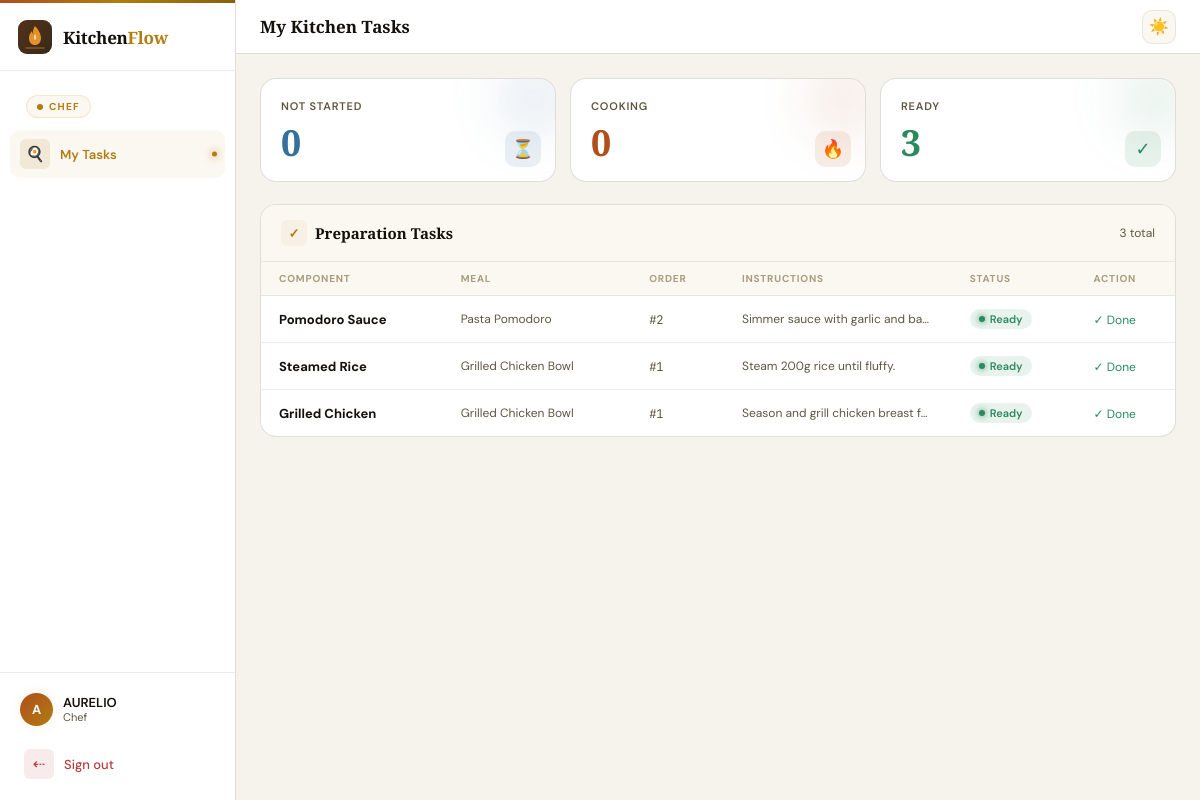
/chef/dashboard (signed in), run on the app's committed database.
### models.py (models this page shows, shortened)
class User(UserMixin, db.Model):
    __tablename__ = "users"
    id = db.Column(db.Integer, primary_key=True)
    username = db.Column(db.String(80), unique=True, nullable=False)
    password_hash = db.Column(db.String(200), nullable=False)
    role = db.Column(db.String(30), nullable=False)  # manager/chef/packer/quality
    name = db.Column(db.String(120), nullable=False)

class Task(db.Model):
    __tablename__ = "tasks"
    id = db.Column(db.Integer, primary_key=True)
    order_id = db.Column(db.Integer, db.ForeignKey("orders.id"), nullable=False)
    component_id = db.Column(db.Integer, db.ForeignKey("components.id"), nullable=False)
    chef_id = db.Column(db.Integer, db.ForeignKey("users.id", ondelete="SET NULL"),
                        nullable=True)
    status = db.Column(db.String(30), default="Not Started")
    updated_at = db.Column(db.DateTime, default=datetime.utcnow)
    order = db.relationship("Order")
    component = db.relationship("Component")
    chef = db.relationship("User")

class Component(db.Model):
    __tablename__ = "components"
    id = db.Column(db.Integer, primary_key=True)
    name = db.Column(db.String(120), nullable=False)
    meal_id = db.Column(db.Integer, db.ForeignKey("meals.id"), nullable=False)
    instructions = db.Column(db.Text)
    prep_time = db.Column(db.Integer, default=15)
    ingredient_links = db.relationship("ComponentIngredient", backref="component",
                                       lazy=True, cascade="all, delete-orphan")

class Meal(db.Model):
    __tablename__ = "meals"
    id = db.Column(db.Integer, primary_key=True)
    name = db.Column(db.String(120), nullable=False)
    description = db.Column(db.Text)
    components = db.relationship("Component", backref="meal", lazy=True)

### chef/routes.py (the view)
@chef_bp.route("/dashboard")
@login_required
@chef_required
def dashboard():
    tasks = (Task.query.filter_by(chef_id=current_user.id)
             .order_by(Task.updated_at.desc()).all())
    not_started = [t for t in tasks if t.status == "Not Started"]
    in_progress = [t for t in tasks if t.status == "In Progress"]
    ready = [t for t in tasks if t.status == "Ready"]
    return render_template("chef/dashboard.html",
                           tasks=tasks, not_started=not_started,
                           in_progress=in_progress, ready=ready)

### chef/routes.py (called while the page is built)
def chef_required(f):
    @wraps(f)
    def decorated(*args, **kwargs):
        if not current_user.is_authenticated or current_user.role != "chef":
            flash("Access denied.", "danger")
            return redirect(url_for("auth.login"))
        return f(*args, **kwargs)
    return decorated

### extensions.py (called while the page is built)
@login_manager.user_loader
def load_user(user_id):
    from models import User
    return db.session.get(User, int(user_id))

### templates/chef/dashboard.html (shortened to what this page needs)
{% extends "base.html" %}
{% block topbar_title %}My Kitchen Tasks{% endblock %}
{% block sidebar %}
  <a href="/chef/dashboard" class="nav-item active"><div class="nav-icon">🍳</div>My Tasks</a>
{% endblock %}
{% block content %}
<div class="kpi-grid">
  <div class="kpi kpi-blue">
    <div class="kpi-label">Not Started</div>
    <div class="kpi-value">{{ not_started|length }}</div>
    <div class="kpi-icon">⏳</div>
  </div>
  <div class="kpi kpi-ember">
    <div class="kpi-label">Cooking</div>
    <div class="kpi-value">{{ in_progress|length }}</div>
    <div class="kpi-icon">🔥</div>
  </div>
  <div class="kpi kpi-green">
    <div class="kpi-label">Ready</div>
    <div class="kpi-value">{{ ready|length }}</div>
    <div class="kpi-icon">✓</div>
  </div>
</div>
<div class="card">
  <div class="card-header">
    <div class="card-title"><div class="ct-icon">✓</div>Preparation Tasks</div>
    <span class="text-sm text-muted">{{ tasks|length }} total</span>
  </div>
  <div class="table-wrap">
    {% if tasks %}
    <table>
      <thead><tr><th>Component</th><th>Meal</th><th>Order</th><th>Instructions</th><th>Status</th><th>Action</th></tr></thead>
      <tbody>
        {% for t in tasks %}
        <tr>
          <td><strong>{{ t.component.name }}</strong></td>
          <td class="text-sm text-muted">{{ t.component.meal.name }}</td>
          <td><span class="order-id">#{{ t.order_id }}</span></td>
          <td class="text-sm text-muted" style="max-width:180px;overflow:hidden;text-overflow:ellipsis;white-space:nowrap">{{ t.component.instructions[:55] }}{% if t.component.instructions|length > 55 %}…{% endif %}</td>
          <td>
            {% if t.status=="Ready" %}<span class="badge b-green"><span class="badge-dot"></span>Ready</span>
            {% elif t.status=="In Progress" %}<span class="badge b-ember"><span class="badge-dot"></span>Cooking</span>
            {% else %}<span class="badge b-gray"><span class="badge-dot"></span>Not Started</span>{% endif %}
          </td>
          <td>
            {% if t.status=="Not Started" %}
            <form method="post" action="/chef/task/{{ t.id }}/update" style="display:inline">
      <input type="hidden" name="csrf_token" value="{{ csrf_token() }}">
              <input type="hidden" name="status" value="In Progress">
              <button class="btn btn-ghost btn-sm">▶ Start</button>
            </form>
            {% elif t.status=="In Progress" %}
            <form method="post" action="/chef/task/{{ t.id }}/update" style="display:inline">
      <input type="hidden" name="csrf_token" value="{{ csrf_token() }}">
              <input type="hidden" name="status" value="Ready">
              <button class="btn btn-success btn-sm">✓ Mark Ready</button>
            </form>
            {% else %}
            <span class="text-sm" style="color:var(--green)">✓ Done</span>
            {% endif %}
          </td>
        </tr>
        {% endfor %}
      </tbody>
    </table>
    {% else %}
    <div class="empty"><div class="empty-icon">🍳</div><h3>No tasks assigned</h3><p>You have no tasks at the moment. Take a break!</p></div>
    {% endif %}
  </div>
</div>
{% endblock %}

### templates/base.html (shortened to what this page needs)
<!DOCTYPE html>
<html lang="en" data-theme="dark">
<head>
</head>
<body>
<div class="app">
  <aside class="sidebar">
    <div class="sidebar-logo">
      <div class="logo-name">Kitchen<span>Flow</span></div>
    </div>
    {% if current_user.is_authenticated %}
    <div style="padding:10px 12px 2px">
      <div class="role-pill">{{ current_user.role }}</div>
    </div>
    {% endif %}
    <nav class="nav">{% block sidebar %}{% endblock %}</nav>
    {% if current_user.is_authenticated %}
    <div class="sidebar-footer">
      <div class="user-row">
        <div class="avatar">{{ current_user.username[0]|upper }}</div>
        <div>
          <div class="user-name">{{ current_user.username }}</div>
          <div class="user-role">{{ current_user.role|title }}</div>
        </div>
      </div>
      <div style="margin-top:6px">
        <form method="post" action="/auth/logout" style="margin:0">
          <button type="submit" class="nav-item nav-item-danger" style="margin-bottom:0;width:100%;text-align:left;cursor:pointer">
            <div class="nav-icon">⇠</div> Sign out
          </button>
        </form>
      </div>
    </div>
    {% endif %}
  </aside>
  <header class="topbar">
    <div class="page-title">{% block topbar_title %}{% endblock %}</div>
    <div class="topbar-right">
      <button class="icon-btn" data-theme-toggle title="Toggle light/dark">
        <span id="theme-icon">🌙</span>
      </button>
    </div>
  </header>
  <main class="main">
    {% block content %}{% endblock %}
  </main>
</div>
</body>
</html>

### data on the page
User: role "CHEF", username "A", username "AURELIO", role "Chef"
Task: component.name "Pomodoro Sauce", component.meal.name "Pasta Pomodoro", order_id "2", component "Simmer sauce with garlic and ba…", status "Ready" (drawn)
Task: component.name "Steamed Rice", component.meal.name "Grilled Chicken Bowl", order_id "1", component "Steam 200g rice until fluffy.", status "Ready" (drawn)
Task: component.name "Grilled Chicken", component.meal.name "Grilled Chicken Bowl", order_id "1", component "Season and grill chicken breast f…", status "Ready" (drawn)

### other printed values
{{ not_started|length }} "0"
{{ in_progress|length }} "0"
{{ ready|length }} "3"
{{ tasks|length }} "3"
